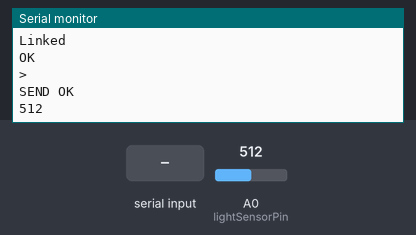
Recording of a sketch running on a simulated Arduino Uno, built with avr-gcc and run on an emulated ATmega328P. On the bench: the last lines printed to the serial monitor. Inputs (shaded band) come from the test bench; at power-on: A0 (lightSensorPin) = 512. The modem accepts every AT command (registered, SIM ready, sends succeed) and sends nothing else.

Above: at 4.2 s.
4.3 s: A0 (lightSensorPin) set to 716
At 5.2 s:
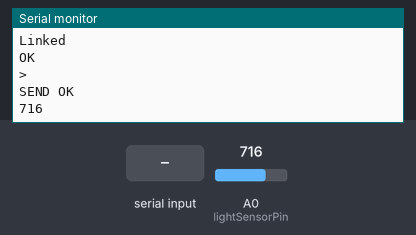
5.8 s: "1" received over the second serial link
7.3 s: "0" received over the second serial link
8.8 s: A0 (lightSensorPin) set to 900
At 9.5 s:
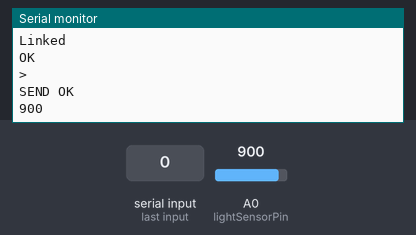
Timing chart, 0 to 11.3 s (numbered marks = the images above; inputs shaded):
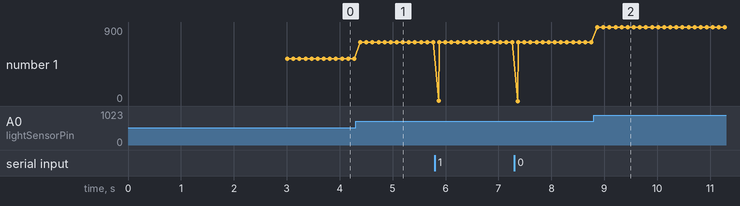

The sketch:

wifi-03-ThingSpeakUpload.ino
```cpp
/*
 * Wifi-02
 * Upload LDR sensor data to ThingSpeak
 */
#include<SoftwareSerial.h>

#define SSID "D-Link_DIR-600M"
#define PASSWORD "kuttappan"

int lightSensorPin = A0;
int lightSensorValue = 0;

SoftwareSerial esp8266(2,3);

void setup() {
  Serial.begin(115200);
  esp8266.begin(115200);
  initEsp();
}

void loop() {

  lightSensorValue = analogRead(lightSensorPin);
  Serial.println(lightSensorValue);
  delay(100);

  int length = 42;
  if(lightSensorValue < 10) {
    length ++;
  } else if (lightSensorValue < 100) {
    length += 2;
  } else {
    length += 3;
  }


  String result;
  esp8266.println("AT+CIPSTART=\"TCP\",\"184.106.153.149\",80");
  result = recvString("OK",3000);
  printString(result);
  esp8266.print("AT+CIPSEND=");
  esp8266.println(length);
  result = recvString("OK",3000);
  printString(result);
  esp8266.print("GET /update?key=YUNRMJ464OIE6RIE&field1=");
  esp8266.println(lightSensorValue);
  result = recvString("OK",3000);
  printString(result);
}

void initEsp() {
  esp8266.println("AT");
  delay(1000);
  while(esp8266.available())
  {
    char c = esp8266.read();
    Serial.write(c);
  }

  esp8266.println("AT+CWMODE=1");
  delay(1000);
  while(esp8266.available())
  {
    char c = esp8266.read();
    Serial.write(c);
  }

  esp8266.println("AT+CWMODE=1");
  delay(1000);
  String result;
  result = recvString("OK",10000);
  printString(result);

  esp8266.print("AT+CWJAP=\"");
  esp8266.print(SSID);
  //esp8266.print("\",\"");
  //esp8266.print(PASSWORD);
  esp8266.println("\"");
  result = recvString("OK",10000);
  printString(result);
}

void printString(String str)
{
  int l = str.length();
  for(int i=0;i<l;i++)
  {
    Serial.write(str.charAt(i));
  }
}

String recvString(String target, uint32_t timeout)
{
    String data;
    char a;
    unsigned long start = millis();
    while (millis() - start < timeout) {
        while(esp8266.available() > 0) {
            a = esp8266.read();
      if(a == '\0') continue;
            data += a;
        }
        if (data.indexOf(target) != -1) {
            break;
        }
    }
    return data;
}
```

Measured:
- after the input at 4.3 s, the serial monitor: prints a new line after 0.09 s (image 1)
- after the input at 8.8 s, the serial monitor: prints a new line after 0.07 s (image 2)
- plotted number 1: 512 → 716 after the input at 4.3 s, 716 → 900 after the input at 8.8 s
